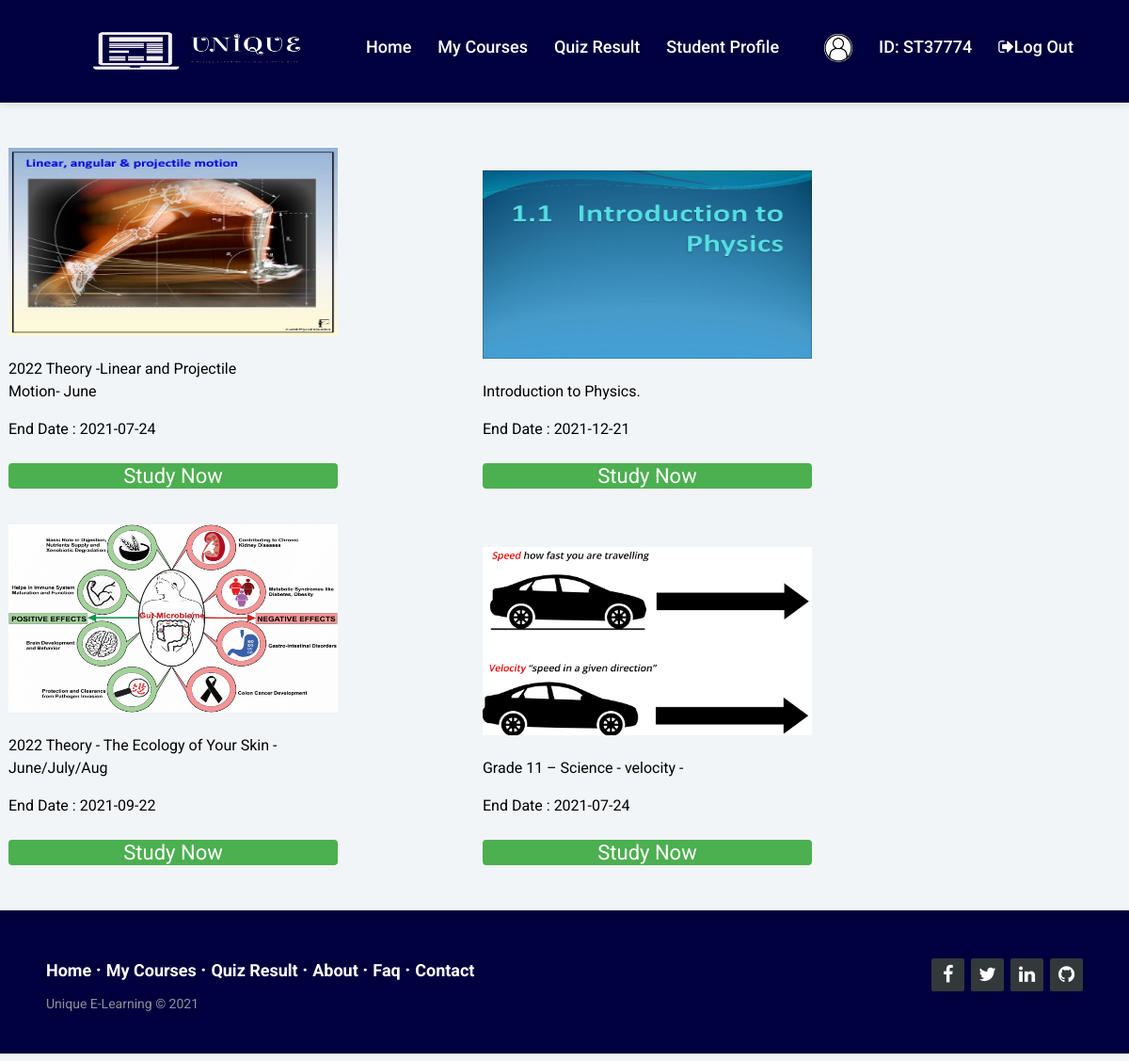
/myCourses.php (signed in), run on the app's committed database.
### tables this page shows
CREATE TABLE `course` (
  `courseId` varchar(40) NOT NULL,
  `courseName` varchar(100) NOT NULL,
  `courseCategory` varchar(100) NOT NULL,
  `couseDescription` varchar(2000) NOT NULL,
  `courseDuration` varchar(20) NOT NULL,
  `coverImage` varchar(1000) NOT NULL,
  `teacherId_fk` varchar(40) NOT NULL
);

CREATE TABLE `enroll` (
  `enrollId` varchar(40) NOT NULL,
  `endDate` date NOT NULL,
  `startDate` date NOT NULL,
  `studentId_fk` varchar(40) NOT NULL,
  `courseId_fk` varchar(40) NOT NULL
);

### myCourses.php (the view, shortened to what this page needs)
<?php
require("config.php");
$studentId = $_SESSION["id"];
$sql = "SELECT * from course c,enroll e where e.studentId_fk = '$studentId' and e.courseId_fk = c.courseId ";
$myCourse_array = $conn->query($sql);
?>
<!DOCTYPE html>
<html lang="en">
    <head>
        <link rel="stylesheet" href="styles/coursesHome.css" type="text/css" >
        <link rel="stylesheet" href="styles/myCourses.css" type="text/css" >
        <link rel="stylesheet" href="styles/studentCommon.css" type="text/css" >
    </head>
    <body>
        <?php require('header.php') ?>
        <div class="myCourses">
            <?php while ($row = $myCourse_array->fetch_assoc()) { ?>
            <div class="courseBuffer" >
                <form method="post" action="<?php echo htmlspecialchars($_SERVER["PHP_SELF"]); ?>">
                    <img src="uploads/Images/<?php  echo $row["coverImage"] ?>" alt="Item-image"  class="coverImage">
                    <p id="courseName"> <?php echo $row["courseName"]; ?> </p>
                    <p id="courseName">End Date : <?php echo $row["endDate"]; ?> </p>
                    <input type="submit" value="Study Now" name="studyCourse" />
                </form>
            </div>
            <?php } ?>
        </div>
    </body>
    <?php require("footer.php") ?>
</html>

### styles/coursesHome.css (style rules this page uses)
#courseName { width:300px; text-overflow:ellipsis; overflow: hidden; color:; }
.courseBuffer { display: inline-block; margin-right: 150px; }
.coverImage { width:350px; height:200px; }

### styles/myCourses.css (style rules this page uses)
.myCourses { margin-left: 10px; margin-bottom: 10px; }
.courseBuffer { margin-bottom: 30px; }

### styles/studentCommon.css (style rules this page uses)
input[type=submit] { width: 100%; background-color: #4CAF50; color: white; margin: 8px 0; border: none; border-radius: 4px; cursor: pointer; font-size: 22px; }

### header.php (style rules this page uses)
*, *:after, *:before { box-sizing: border-box; }
:root { --header-outer-height: 110px; --header-inner-height: 50px; --header-height-difference: calc( var(--header-outer-height) - var(--header-inner-height) ); --header-bg: #00003E; }
body { font-family: "DM Sans", sans-serif; background-color: #f2f5f7; line-height: 1.5; position: relative; margin-top: -1px; margin-left: -1px; margin-right: -1px; }

### footer.php (style rules this page uses)
* { font-family: Roboto; }

### data on the page
course: coverImage (picture), courseName "2022 Theory -Linear and Projectile Motion- June", enroll.endDate "2021-07-24"
course: coverImage (picture), courseName "Introduction to Physics.", enroll.endDate "2021-12-21"
course: coverImage (picture), courseName "2022 Theory - The Ecology of Your Skin - June/July/Aug", enroll.endDate "2021-09-22"
course: coverImage (picture), courseName "Grade 11 – Science - velocity -", enroll.endDate "2021-07-24"

### other printed values
$_SESSION["id"] "ST37774"
